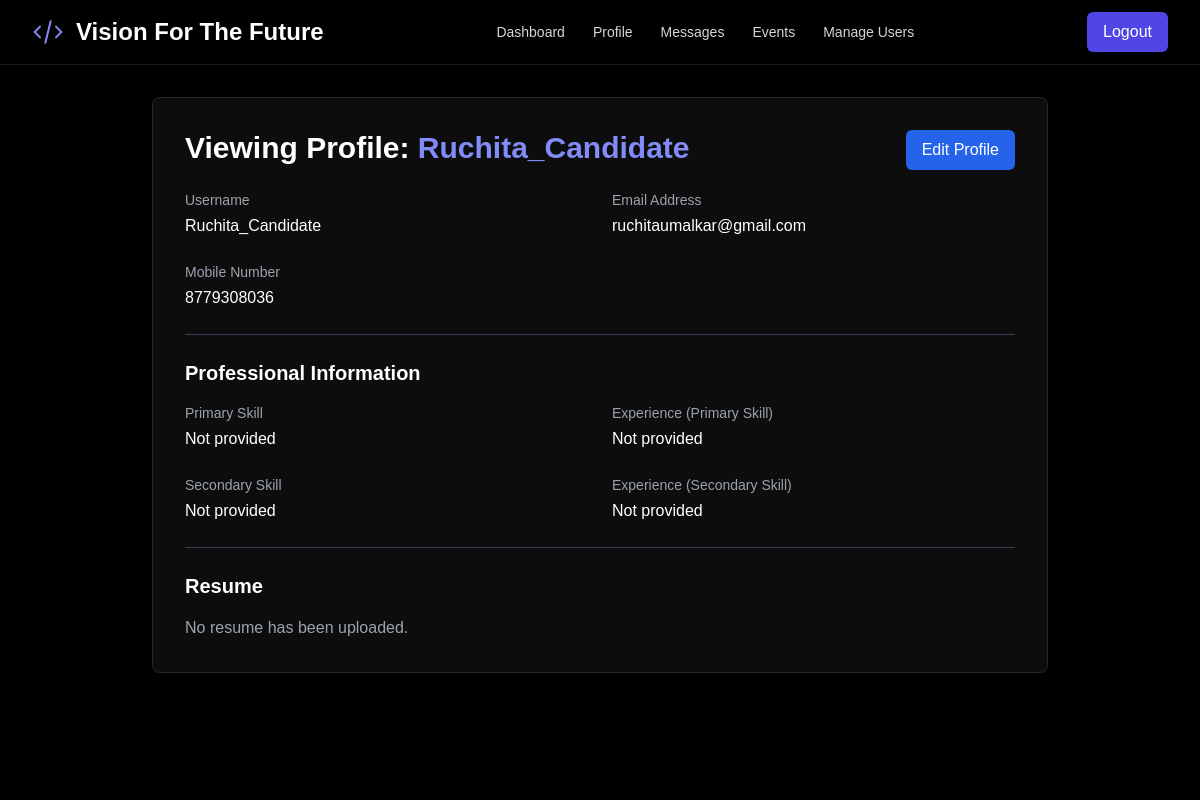
The page /view_profile/2 (signed in) on the database its author committed.
### models.py (models this page shows)
class User(UserMixin, db.Model):
    id = db.Column(db.Integer, primary_key=True)
    username = db.Column(db.String(100), unique=True, nullable=False)
    email = db.Column(db.String(120), unique=True, nullable=False)
    password_hash = db.Column(db.String(128), nullable=False)
    role = db.Column(db.String(20), nullable=False, default='candidate')
    is_approved = db.Column(db.Boolean, default=False, nullable=False)
    avatar_url = db.Column(db.String(200), nullable=False, default='https://api.dicebear.com/8.x/initials/svg?seed=User')
    problem_statement_id = db.Column(db.Integer, db.ForeignKey('problem_statement.id'), nullable=True)
    test_start_time = db.Column(db.DateTime, nullable=True)
    test_end_time = db.Column(db.DateTime, nullable=True)
    is_active = db.Column(db.Boolean, default=True, nullable=False)
    reminder_sent = db.Column(db.Boolean, default=False, nullable=False)
    test_completed = db.Column(db.Boolean, default=False, nullable=False) # New field
    moderator_id = db.Column(db.Integer, db.ForeignKey('user.id'), nullable=True)
    mobile_number = db.Column(db.String(20), nullable=True)
    primary_skill = db.Column(db.String(100), nullable=True)
    primary_skill_experience = db.Column(db.String(50), nullable=True)
    secondary_skill = db.Column(db.String(100), nullable=True)
    secondary_skill_experience = db.Column(db.String(50), nullable=True)
    resume_filename = db.Column(db.String(200), nullable=True)
    secret_question = db.Column(db.String(255), nullable=True)
    secret_answer_hash = db.Column(db.String(128), nullable=True)
    allowed_contacts = db.relationship('User', secondary=candidate_contacts,
                                       primaryjoin=(candidate_contacts.c.candidate_id == id),
                                       secondaryjoin=(candidate_contacts.c.developer_id == id),
                                       backref=db.backref('contact_for', lazy='dynamic'), lazy='dynamic')
    created_problems = db.relationship('ProblemStatement', foreign_keys=[ProblemStatement.created_by_id], backref='creator', lazy=True)
    sent_messages = db.relationship('Message', foreign_keys='Message.sender_id', backref='sender', lazy=True)
    received_messages = db.relationship('Message', foreign_keys='Message.recipient_id', backref='recipient', lazy=True)
    activity_updates = db.relationship('ActivityUpdate', backref='author', lazy=True)
    sent_snippets = db.relationship('CodeSnippet', foreign_keys='CodeSnippet.sender_id', backref='snippet_sender', lazy=True)
    received_snippets = db.relationship('CodeSnippet', foreign_keys='CodeSnippet.recipient_id', backref='snippet_recipient', lazy=True)
    applications = db.relationship('JobApplication', backref='candidate', lazy=True)
    test_submissions = db.relationship('CodeTestSubmission', foreign_keys='CodeTestSubmission.candidate_id', backref='candidate_submitter', lazy=True)
    received_tests = db.relationship('CodeTestSubmission', foreign_keys='CodeTestSubmission.recipient_id', backref='test_recipient', lazy=True)

### app.py (the view)
@app.route('/view_profile/<int:user_id>')
@login_required
@role_required('admin')
def view_profile(user_id):
    user = User.query.get_or_404(user_id)
    return render_template('view_user_profile.html', user=user)

### app.py (called while the page is built)
@app.before_request
def before_request():
    session.permanent = True
    app.permanent_session_lifetime = timedelta(minutes=5)
    session.modified = True

@login_manager.user_loader
def load_user(user_id):
    return User.query.get(int(user_id))

def role_required(roles):
    if not isinstance(roles, list):
        roles = [roles]
    def wrapper(fn):
        @wraps(fn)
        def decorated_view(*args, **kwargs):
            if not current_user.is_authenticated or current_user.role not in roles:
                flash('You do not have permission to access this page.', 'danger')
                return redirect(url_for('dashboard'))
            return fn(*args, **kwargs)
        return decorated_view
    return wrapper

@app.context_processor
def inject_messages():
    if hasattr(current_user, 'is_authenticated') and current_user.is_authenticated:
        messages = Message.query.filter(
            (Message.sender_id == current_user.id) | (Message.recipient_id == current_user.id)
        ).order_by(Message.timestamp.desc()).all()
        return dict(messages=messages)
    return dict(messages=[])

### templates/view_user_profile.html (shortened to what this page needs)
{% extends "layout.html" %}
{% block content %}
<div class="max-w-4xl mx-auto">
    <div class="bg-white/5 dark:bg-gray-800/20 rounded-lg shadow-xl p-8 animate-dynamic backdrop-blur-sm border border-white/10">
        <div class="flex justify-between items-start">
            <h1 class="text-3xl font-bold text-white mb-6">Viewing Profile: <span class="text-indigo-400">{{ user.username }}</span></h1>
            <a href="{{ url_for('edit_user_profile', user_id=user.id) }}" class="px-4 py-2 rounded-md text-white bg-blue-600 hover:bg-blue-700">Edit Profile</a>
        </div>
        <div class="space-y-6">
            <div class="grid grid-cols-1 md:grid-cols-2 gap-6">
                <div>
                    <label class="block text-sm font-medium text-gray-400">Username</label>
                    <p class="mt-1 text-white">{{ user.username }}</p>
                </div>
                <div>
                    <label class="block text-sm font-medium text-gray-400">Email Address</label>
                    <p class="mt-1 text-white">{{ user.email }}</p>
                </div>
                <div>
                    <label class="block text-sm font-medium text-gray-400">Mobile Number</label>
                    <p class="mt-1 text-white">{{ user.mobile_number or 'Not provided' }}</p>
                </div>
            </div>
            <hr class="border-gray-700">
            <div>
                <h2 class="text-xl font-semibold text-white mb-4">Professional Information</h2>
                <div class="grid grid-cols-1 md:grid-cols-2 gap-6">
                    <div>
                        <label class="block text-sm font-medium text-gray-400">Primary Skill</label>
                        <p class="mt-1 text-white">{{ user.primary_skill or 'Not provided' }}</p>
                    </div>
                    <div>
                        <label class="block text-sm font-medium text-gray-400">Experience (Primary Skill)</label>
                        <p class="mt-1 text-white">{{ user.primary_skill_experience or 'Not provided' }}</p>
                    </div>
                    <div>
                        <label class="block text-sm font-medium text-gray-400">Secondary Skill</label>
                        <p class="mt-1 text-white">{{ user.secondary_skill or 'Not provided' }}</p>
                    </div>
                    <div>
                        <label class="block text-sm font-medium text-gray-400">Experience (Secondary Skill)</label>
                        <p class="mt-1 text-white">{{ user.secondary_skill_experience or 'Not provided' }}</p>
                    </div>
                </div>
            </div>
            {% if user.role == 'candidate' %}
            <hr class="border-gray-700">
            <div>
                <h2 class="text-xl font-semibold text-white mb-4">Resume</h2>
                {% if user.resume_filename %}
                    <a href="{{ url_for('static', filename='resumes/' + user.resume_filename) }}" target="_blank" class="text-indigo-400 hover:underline">View Resume: {{ user.resume_filename }}</a>
                {% else %}
                    <p class="text-gray-400">No resume has been uploaded.</p>
                {% endif %}
            </div>
            {% endif %}
        </div>
    </div>
</div>
{% endblock %}

### static/css/style.css (style rules this page uses)
body { font-family: sans-serif; overflow-x: hidden; }

### rows shown on the page
User: username "Ruchita_Candidate", email "ruchitaumalkar@gmail.com", mobile_number "8779308036", primary_skill "Not provided", primary_skill_experience "Not provided", secondary_skill "Not provided", secondary_skill_experience "Not provided"
